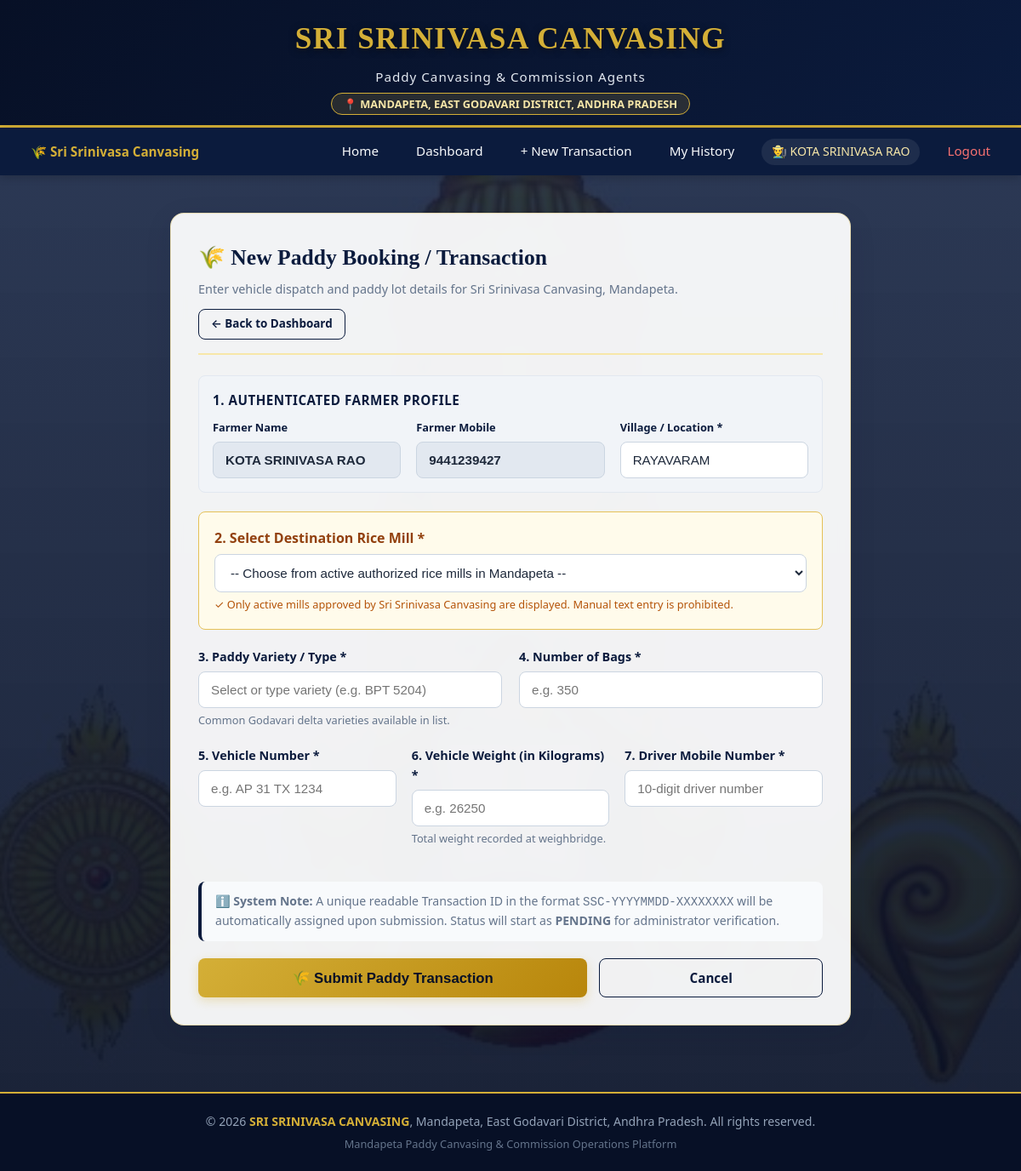
Page /farmer/transactions/new (signed in) on the committed database.
### tables this page shows
CREATE TABLE farmers(
                id INTEGER PRIMARY KEY AUTOINCREMENT,
                name TEXT,
                mobile TEXT UNIQUE,
                aadhaar TEXT,
                village TEXT,
                password TEXT,
                password_hash TEXT,
                created_at TEXT
            );

### app.py (the view, shortened to what this page needs)
@app.route("/farmer/transactions/new", methods=["GET", "POST"])
@auth.farmer_required
def new_transaction():
    farmer_id = session.get("user_id")
    farmer = db.query_db("SELECT * FROM farmers WHERE id = ?", (farmer_id,), one=True)
    if not farmer:
        return redirect(url_for("login"))
    active_mills = db.query_db(
        "SELECT id, mill_name, location FROM rice_mills WHERE is_active = 1 ORDER BY mill_name ASC"
    )
    return render_template("transaction_form.html", farmer=farmer, active_mills=active_mills, form_data={})

### app.py (called while the page is built)
@app.context_processor
def inject_global_data():
    return {
        "business_name": "SRI SRINIVASA CANVASING",
        "business_location": "Mandapeta, East Godavari District, Andhra Pradesh",
        "business_address": "Main Road, Mandapeta, East Godavari District, AP - 533308",
        "current_year": datetime.datetime.now().year,
        "csrf_token": auth.generate_csrf_token,
        "mask_aadhaar": auth.mask_aadhaar,
        "mask_mobile": auth.mask_mobile,
    }

### auth.py (called while the page is built)
def generate_csrf_token() -> str:
    if "_csrf_token" not in session:
        session["_csrf_token"] = secrets.token_hex(24)
    return session["_csrf_token"]

def farmer_required(f):
    @wraps(f)
    def decorated_function(*args, **kwargs):
        if not session.get("user_id") or session.get("role") != "farmer":
            flash("Farmer authentication required.", "danger")
            return redirect(url_for("login"))
        return f(*args, **kwargs)
    return decorated_function

### db.py (called while the page is built)
def is_postgres():
    return bool(DATABASE_URL and DATABASE_URL.startswith(("postgres://", "postgresql://")))

def get_db():
    if is_postgres():
        import psycopg2
        import psycopg2.extras
        url = DATABASE_URL
        if url.startswith("postgres://"):
            url = url.replace("postgres://", "postgresql://", 1)
        conn = psycopg2.connect(url, cursor_factory=psycopg2.extras.DictCursor)
        conn.autocommit = False
        return conn
    else:
        db_path = os.environ.get("SQLITE_PATH", DEFAULT_SQLITE_PATH)
        conn = sqlite3.connect(db_path)
        conn.row_factory = sqlite3.Row
        conn.execute("PRAGMA foreign_keys = ON")
        return conn

def query_db(query, args=(), one=False, commit=False):
    conn = get_db()
    try:
        cur = conn.cursor()
        actual_query = query
        if is_postgres():
            actual_query = query.replace("?", "%s")
        cur.execute(actual_query, args)
        if commit:
            conn.commit()
            last_id = getattr(cur, "lastrowid", None)
            cur.close()
            conn.close()
            return last_id
        rv = cur.fetchall()
        cur.close()
        conn.close()
        return (rv[0] if rv else None) if one else rv
    except Exception as e:
        if commit and conn:
            try:
                conn.rollback()
            except Exception:
                pass
        if conn:
            conn.close()
        raise e

### templates/transaction_form.html (shortened to what this page needs)
{% extends "base.html" %}
{% block content %}
<div style="max-width: 800px; margin: 0 auto;">
    <div class="content-card">
        <div class="card-header-styled">
            <div>
                <h2 class="card-title">🌾 New Paddy Booking / Transaction</h2>
                <div style="color: var(--text-muted); font-size: 0.9rem; margin-top: 4px;">
                    Enter vehicle dispatch and paddy lot details for Sri Srinivasa Canvasing, Mandapeta.
                </div>
            </div>
            <a href="{{ url_for('farmer_dashboard') }}" class="btn btn-outline btn-sm">
                &larr; Back to Dashboard
            </a>
        </div>
        <form method="POST" action="{{ url_for('new_transaction') }}" novalidate>
            <div style="background: rgba(241, 245, 249, 0.85); border-radius: var(--border-radius-sm); padding: 16px; margin-bottom: 22px; border: 1px solid #E2E8F0;">
                <h4 style="color: var(--primary-blue); margin-bottom: 10px; font-size: 0.95rem; text-transform: uppercase; letter-spacing: 0.5px;">
                    1. Authenticated Farmer Profile
                </h4>
                <div class="form-grid-3">
                    <div>
                        <label class="form-label" style="font-size: 0.8rem;">Farmer Name</label>
                        <input type="text" class="form-control" value="{{ farmer['name'] }}" readonly style="background: #E2E8F0; font-weight: 600;">
                    </div>
                    <div>
                        <label class="form-label" style="font-size: 0.8rem;">Farmer Mobile</label>
                        <input type="text" class="form-control" value="{{ farmer['mobile'] }}" readonly style="background: #E2E8F0; font-weight: 600;">
                    </div>
                    <div>
                        <label class="form-label" style="font-size: 0.8rem;">Village / Location *</label>
                        <input type="text" name="village" class="form-control" value="{{ form_data.get('village', farmer['village']) }}" required>
                    </div>
                </div>
            </div>
            <div class="form-group" style="background: #FFFBEB; padding: 18px; border-radius: var(--border-radius-sm); border: 1.5px solid var(--gold-border);">
                <label class="form-label" for="rice_mill_id" style="font-size: 1rem; color: #92400E;">
                    2. Select Destination Rice Mill *
                </label>
                <select name="rice_mill_id" id="rice_mill_id" class="form-select" required {% if not active_mills %}disabled{% endif %}>
                    <option value="">-- Choose from active authorized rice mills in Mandapeta --</option>
                </select>
                <div class="form-text-muted" style="color: #B45309;">
                    ✓ Only active mills approved by Sri Srinivasa Canvasing are displayed. Manual text entry is prohibited.
                </div>
            </div>
            <div class="form-grid-2">
                <div class="form-group">
                    <label class="form-label" for="paddy_type">3. Paddy Variety / Type *</label>
                    <input list="paddy_varieties" name="paddy_type" id="paddy_type" class="form-control" placeholder="Select or type variety (e.g. BPT 5204)" value="{{ form_data.get('paddy_type', '') }}" required>
                    <div class="form-text-muted">Common Godavari delta varieties available in list.</div>
                </div>
                <div class="form-group">
                    <label class="form-label" for="number_of_bags">4. Number of Bags *</label>
                    <input type="number" name="number_of_bags" id="number_of_bags" class="form-control" placeholder="e.g. 350" min="1" step="1" value="{{ form_data.get('number_of_bags', '') }}" required>
                </div>
            </div>
            <div class="form-grid-3">
                <div class="form-group">
                    <label class="form-label" for="vehicle_number">5. Vehicle Number *</label>
                    <input type="text" name="vehicle_number" id="vehicle_number" class="form-control" placeholder="e.g. AP 31 TX 1234" value="{{ form_data.get('vehicle_number', '') }}" required>
                </div>
                <div class="form-group">
                    <label class="form-label" for="vehicle_weight_kg">6. Vehicle Weight (in Kilograms) *</label>
                    <input type="number" name="vehicle_weight_kg" id="vehicle_weight_kg" class="form-control" placeholder="e.g. 26250" min="1" step="0.5" value="{{ form_data.get('vehicle_weight_kg', '') }}" required>
                    <div class="form-text-muted">Total weight recorded at weighbridge.</div>
                </div>
                <div class="form-group">
                    <label class="form-label" for="driver_mobile">7. Driver Mobile Number *</label>
                    <input type="tel" name="driver_mobile" id="driver_mobile" class="form-control" placeholder="10-digit driver number" maxlength="10" value="{{ form_data.get('driver_mobile', '') }}" required>
                </div>
            </div>
            <div style="background: #F8FAFC; border-left: 4px solid var(--primary-blue); padding: 12px 16px; margin: 20px 0; border-radius: var(--border-radius-sm); font-size: 0.88rem; color: var(--text-muted);">
                ℹ️ <strong>System Note:</strong> A unique readable Transaction ID in the format <code>SSC-YYYYMMDD-XXXXXXXX</code> will be automatically assigned upon submission. Status will start as <strong>PENDING</strong> for administrator verification.
            </div>
            <div style="display: flex; gap: 14px; margin-top: 10px;">
                <button type="submit" class="btn btn-primary" style="flex: 2; padding: 12px; font-size: 1.05rem;" {% if not active_mills %}disabled{% endif %}>
                    🌾 Submit Paddy Transaction
                </button>
                <a href="{{ url_for('farmer_dashboard') }}" class="btn btn-outline" style="flex: 1;">
                    Cancel
                </a>
            </div>
        </form>
    </div>
</div>
{% endblock %}

### templates/base.html (shortened to what this page needs)
<!DOCTYPE html>
<html lang="en">
<head>
    <link rel="stylesheet" href="{{ url_for('static', filename='css/style.css') }}">
    <link rel="stylesheet" href="{{ url_for('static', filename='css/print.css') }}" media="print">
</head>
<body>
    <header class="header-top">
        <div class="brand-wrapper">
            <div class="brand-icon-text">
                <h1 class="brand-title">{{ business_name }}</h1>
            </div>
            <div class="brand-subtitle">Paddy Canvasing & Commission Agents</div>
            <div class="brand-location-badge">📍 {{ business_location }}</div>
        </div>
    </header>
    <nav class="navbar">
        <div class="nav-container">
            <a href="{{ url_for('home') }}" class="nav-link" style="font-weight: 700; color: var(--gold-primary);">
                🌾 Sri Srinivasa Canvasing
            </a>
            <ul class="nav-links">
                <li><a href="{{ url_for('home') }}" class="nav-link">Home</a></li>
                {% if session.get('role') == 'farmer' %}
                    <li><a href="{{ url_for('farmer_dashboard') }}" class="nav-link">Dashboard</a></li>
                    <li><a href="{{ url_for('new_transaction') }}" class="nav-link">+ New Transaction</a></li>
                    <li><a href="{{ url_for('farmer_transactions') }}" class="nav-link">My History</a></li>
                    <li class="nav-user-badge">
                        <span>👨‍🌾 {{ session.get('user_name', 'Farmer') }}</span>
                    </li>
                    <li><a href="{{ url_for('logout') }}" class="nav-link" style="color: #F87171;">Logout</a></li>
                {% else %}
                    <li><a href="{{ url_for('login') }}" class="nav-link">Farmer Login</a></li>
                    <li><a href="{{ url_for('register') }}" class="nav-link">Farmer Register</a></li>
                    <li><a href="{{ url_for('admin_login') }}" class="nav-link" style="color: var(--gold-light);">Admin Portal</a></li>
                {% endif %}
            </ul>
        </div>
    </nav>
    <main class="main-content">
        {% block content %}{% endblock %}
    </main>
    <footer class="footer">
        <p>
            &copy; {{ current_year }} <span class="footer-brand">{{ business_name }}</span>, {{ business_location }}.
            All rights reserved.
        </p>
        <p style="font-size: 0.8rem; margin-top: 4px; color: #64748B;">
            Mandapeta Paddy Canvasing & Commission Operations Platform
        </p>
    </footer>
</body>
</html>

### static/css/print.css (style rules this page uses)
* { -webkit-print-color-adjust: exact !important; print-color-adjust: exact !important; }
body { background: #FFFFFF !important; color: #111827 !important; font-family: 'Times New Roman', Times, serif; font-size: 11pt; line-height: 1.4; padding: 0 !important; margin: 0 !important; }
.no-print, .navbar, .header-top, .footer, .btn, .flash-container, .nav-links, .card-header-styled .btn, .alert { display: none !important; }
.main-content { padding: 0 !important; margin: 0 !important; max-width: 100% !important; width: 100% !important; }
.content-card { background: #FFFFFF !important; box-shadow: none !important; border: none !important; padding: 0 !important; margin: 0 !important; }

### rows in the picture
farmers: get "KOTA SRINIVASA RAO", name "KOTA SRINIVASA RAO", mobile "9441239427", village "RAYAVARAM"

### other values in the picture
{{ business_name }} "SRI SRINIVASA CANVASING"
{{ business_location }} "MANDAPETA, EAST GODAVARI DISTRICT, ANDHRA PRADESH"
{{ business_location }} "Mandapeta, East Godavari District, Andhra Pradesh"
